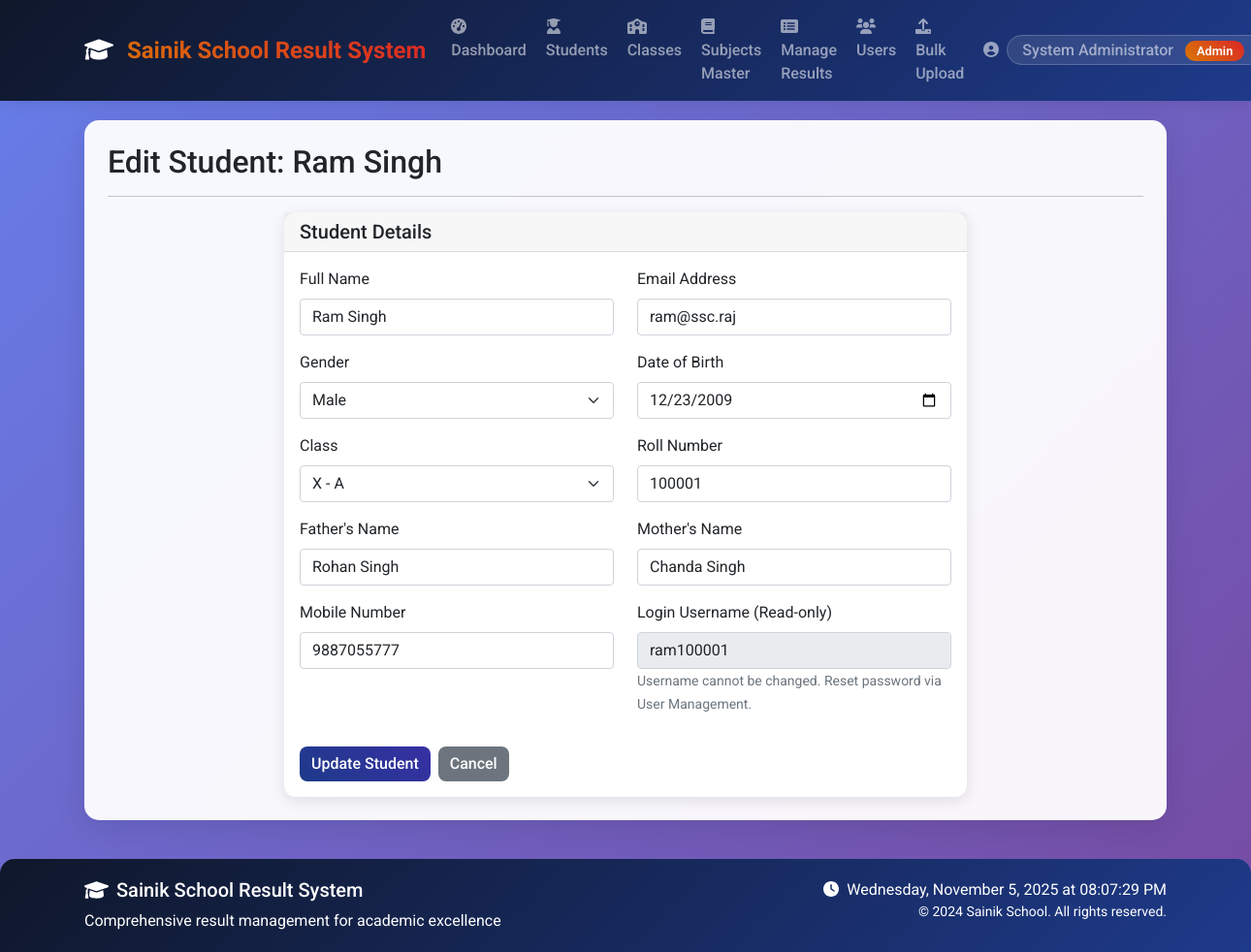
Screenshot of /admin/edit_student/1 (signed in) with the database file from the repository.
### tables this page shows
CREATE TABLE users (
            id INTEGER PRIMARY KEY AUTOINCREMENT,
            username TEXT UNIQUE NOT NULL,
            password TEXT NOT NULL,
            role TEXT NOT NULL CHECK(role IN ('admin', 'teacher', 'student')),
            name TEXT NOT NULL,
            email TEXT,
            created_at TIMESTAMP DEFAULT CURRENT_TIMESTAMP
        , student_id INTEGER REFERENCES students(id));

CREATE TABLE students (
            id INTEGER PRIMARY KEY AUTOINCREMENT,
            student_id TEXT UNIQUE NOT NULL,
            full_name TEXT NOT NULL,
            gender TEXT NOT NULL CHECK(gender IN ('Male', 'Female', 'Other')),
            date_of_birth DATE NOT NULL,
            class_id INTEGER NOT NULL,
            roll_number INTEGER NOT NULL,
            fathers_name TEXT NOT NULL,
            mobile_number TEXT,
            mothers_name TEXT NOT NULL,
            created_at TIMESTAMP DEFAULT CURRENT_TIMESTAMP,
            updated_at TIMESTAMP DEFAULT CURRENT_TIMESTAMP, user_id INTEGER REFERENCES users(id),
            FOREIGN KEY (class_id) REFERENCES classes (id),
            UNIQUE(class_id, roll_number)
        );

CREATE TABLE classes (
            id INTEGER PRIMARY KEY AUTOINCREMENT,
            class_name TEXT NOT NULL UNIQUE,
            section TEXT,
            teacher_id INTEGER,
            FOREIGN KEY (teacher_id) REFERENCES users (id)
        );

### app.py (the view)
@app.route('/admin/edit_student/<int:student_id>')
@login_required
def edit_student(student_id):
    if current_user.role != 'admin':
        flash('Access denied!', 'danger')
        return redirect(url_for('index'))
    student = Student.get_student_by_id(student_id)
    if not student:
        flash('Student not found!', 'danger')
        return redirect(url_for('manage_students'))
    classes = Class.get_all_classes()
    return render_template('edit_student.html', student=student, classes=classes)

### app.py (called while the page is built)
@login_manager.user_loader
def load_user(user_id):
    return LoginUser.get(user_id)

### auth.py (called while the page is built)
    @staticmethod
    def get(user_id):
        user = User.get_by_id(user_id)
        if user:
            return LoginUser(user.id, user.username, user.role, user.name)
        return None

### database.py (called while the page is built)
def get_db_connection():
    conn = sqlite3.connect('school_results.db')
    conn.row_factory = sqlite3.Row
    return conn

### models.py (called while the page is built)
    @staticmethod
    def get_by_id(user_id):
        conn = get_db_connection()
        user = conn.execute(
            'SELECT * FROM users WHERE id = ?', (user_id,)
        ).fetchone()
        conn.close()
        if user:
            return User(
                id=user['id'],
                username=user['username'],
                password=user['password'],
                role=user['role'],
                name=user['name'],
                email=user['email']
            )
        return None

    @staticmethod
    def get_student_by_id(student_id):
        conn = get_db_connection()
        student = conn.execute('''
            SELECT s.*, c.class_name, c.section, u.username, u.email
            FROM students s
            JOIN classes c ON s.class_id = c.id
            JOIN users u ON s.user_id = u.id
            WHERE s.id = ?
        ''', (student_id,)).fetchone()
        conn.close()
        return student

    @staticmethod
    def get_all_classes():
        conn = get_db_connection()
        try:
            classes = conn.execute('''
                SELECT c.*, u.name as teacher_name,
                       (SELECT COUNT(*) FROM student_enrollment WHERE class_id = c.id) as student_count
                FROM classes c
                LEFT JOIN users u ON c.teacher_id = u.id
                ORDER BY c.class_name, c.section
            ''').fetchall()
            conn.close()
            return classes
        except Exception as e:
            conn.close()
            return []

### templates/edit_student.html (shortened to what this page needs)
{% extends "base.html" %}
{% block content %}
<div class="row">
    <div class="col-12">
        <h2>Edit Student: {{ student.full_name }}</h2>
        <hr>
    </div>
</div>
<div class="row">
    <div class="col-md-8 offset-md-2">
        <div class="card">
            <div class="card-header">
                <h5 class="card-title mb-0">Student Details</h5>
            </div>
            <div class="card-body">
                <form id="editStudentForm"
                      action="{{ url_for('update_student', student_id=student.id) }}"
                      method="POST">
                    <div class="row">
                        <div class="col-md-6 mb-3">
                            <label for="full_name" class="form-label">Full Name</label>
                            <input type="text" class="form-control" id="full_name" name="full_name" value="{{ student.full_name }}" required>
                        </div>
                        <div class="col-md-6 mb-3">
                            <label for="email" class="form-label">Email Address</label>
                            <input type="email" class="form-control" id="email" name="email" value="{{ student.email }}" required>
                        </div>
                    </div>
                    <div class="row">
                        <div class="col-md-6 mb-3">
                            <label for="gender" class="form-label">Gender</label>
                            <select class="form-select" id="gender" name="gender" required>
                                <option value="Male" {% if student.gender == 'Male' %}selected{% endif %}>Male</option>
                            </select>
                        </div>
                         <div class="col-md-6 mb-3">
                            <label for="date_of_birth" class="form-label">Date of Birth</label>
                            <input type="date" class="form-control" id="date_of_birth" name="date_of_birth" value="{{ student.date_of_birth }}" required>
                        </div>
                    </div>
                    <div class="row">
                        <div class="col-md-6 mb-3">
                            <label for="class_id" class="form-label">Class</label>
                            <select class="form-select" id="class_id" name="class_id" required>
                                {% for class in classes %}
                                <option value="{{ class.id }}" {% if student.class_id == class.id %}selected{% endif %}>
                                    {{ class.class_name }} - {{ class.section }}
                                </option>
                                {% endfor %}
                            </select>
                        </div>
                        <div class="col-md-6 mb-3">
                            <label for="roll_number" class="form-label">Roll Number</label>
                            <input type="number" class="form-control" id="roll_number" name="roll_number" value="{{ student.roll_number }}" required>
                        </div>
                    </div>
                    <div class="row">
                         <div class="col-md-6 mb-3">
                            <label for="fathers_name" class="form-label">Father's Name</label>
                            <input type="text" class="form-control" id="fathers_name" name="fathers_name" value="{{ student.fathers_name }}" required>
                        </div>
                        <div class="col-md-6 mb-3">
                            <label for="mothers_name" class="form-label">Mother's Name</label>
                            <input type="text" class="form-control" id="mothers_name" name="mothers_name" value="{{ student.mothers_name }}" required>
                        </div>
                    </div>
                    <div class="row">
                         <div class="col-md-6 mb-3">
                            <label for="mobile_number" class="form-label">Mobile Number</label>
                            <input type="tel" class="form-control" id="mobile_number" name="mobile_number" value="{{ student.mobile_number }}">
                        </div>
                        <div class="col-md-6 mb-3">
                            <label for="username" class="form-label">Login Username (Read-only)</label>
                            <input type="text" class="form-control" id="username" name="username" value="{{ student.username }}" readonly disabled>
                            <small class="form-text text-muted">Username cannot be changed. Reset password via User Management.</small>
                        </div>
                    </div>
                    <div class="d-flex gap-2 mt-3">
                        <button type="submit" class="btn btn-primary">Update Student</button>
                        <a href="{{ url_for('manage_students') }}" class="btn btn-secondary">Cancel</a>
                    </div>
                </form>
            </div>
        </div>
    </div>
</div>
{% endblock %}

### templates/base.html (shortened to what this page needs)
<!DOCTYPE html>
<html lang="en">
<head>
    <link href="https://cdn.jsdelivr.net/npm/bootstrap@5.1.3/dist/css/bootstrap.min.css" rel="stylesheet">
    <link rel="stylesheet" href="https://cdnjs.cloudflare.com/ajax/libs/font-awesome/6.0.0/css/all.min.css">
</head>
<body>
    <nav class="navbar navbar-expand-lg navbar-dark bg-primary sticky-top">
        <div class="container">
            <a class="navbar-brand" href="{{ url_for('index') }}">
                <i class="fas fa-graduation-cap me-2"></i>
                Sainik School Result System
            </a>
            <div class="collapse navbar-collapse" id="navbarNav">
                <ul class="navbar-nav me-auto">
                    {% if current_user.is_authenticated %}
                        {% if current_user.role == 'admin' %}
                            <li class="nav-item">
                                <a class="nav-link" href="{{ url_for('admin_dashboard') }}">
                                    <i class="fas fa-tachometer-alt me-1"></i>Dashboard
                                </a>
                            </li>
                            <li class="nav-item">
                                <a class="nav-link" href="{{ url_for('manage_students') }}">
                                    <i class="fas fa-user-graduate me-1"></i>Students
                                </a>
                            </li>
                            <li class="nav-item">
                                <a class="nav-link" href="{{ url_for('manage_classes') }}">
                                    <i class="fas fa-school me-1"></i>Classes
                                </a>
                            </li>
                            <li class="nav-item">
                                <a class="nav-link" href="{{ url_for('manage_subjects_master') }}">
                                    <i class="fas fa-book me-1"></i>Subjects Master
                                </a>
                            </li>
                            <li class="nav-item">
                                <a class="nav-link" href="{{ url_for('manage_all_results') }}">
                                    <i class="fas fa-list-alt me-1"></i>Manage Results
                                </a>
                            </li>
                            <li class="nav-item">
                                <a class="nav-link" href="{{ url_for('manage_users') }}">
                                    <i class="fas fa-users me-1"></i>Users
                                </a>
                            </li>
                            <li class="nav-item">
                                <a class="nav-link" href="{{ url_for('upload_data') }}">
                                    <i class="fas fa-upload me-1"></i>Bulk Upload
                                </a>
                            </li>
                        {% endif %}
                    {% endif %}
                </ul>
                <div class="navbar-nav ms-auto">
                    {% if current_user.is_authenticated %}
                        <div class="nav-item dropdown">
                            <a class="nav-link dropdown-toggle" href="#" id="navbarDropdown" role="button" data-bs-toggle="dropdown">
                                <i class="fas fa-user-circle me-1"></i>
                                <span class="welcome-text">
                                    {{ current_user.name }}
                                    <span class="role-badge ms-2">{{ current_user.role|title }}</span>
                                </span>
                            </a>
                        </div>
                    {% else %}
                        <a class="nav-link" href="{{ url_for('login') }}">
                            <i class="fas fa-sign-in-alt me-1"></i>Login
                        </a>
                    {% endif %}
                </div>
            </div>
        </div>
    </nav>
    <div class="container">
        <div class="main-container p-4">
            {% block content %}{% endblock %}
        </div>
    </div>
    <footer class="footer">
        <div class="container">
            <div class="row">
                <div class="col-md-6">
                    <h5><i class="fas fa-graduation-cap me-2"></i>Sainik School Result System</h5>
                    <p class="mb-0">Comprehensive result management for academic excellence</p>
                </div>
                <div class="col-md-6 text-md-end">
                    <p class="mb-0">
                        <i class="fas fa-clock me-1"></i>
                        <span id="current-time"></span>
                    </p>
                    <p class="mb-0 small">
                        &copy; 2024 Sainik School. All rights reserved.
                    </p>
                </div>
            </div>
        </div>
    </footer>
</body>
</html>

### templates/base.html (style rules this page uses)
:root { --sainik-blue: #1e3a8a; --sainik-red: #dc2626; --sainik-gold: #d97706; --sainik-dark: #0f172a; }
body { font-family: 'Roboto', sans-serif; background: linear-gradient(135deg, #667eea 0%, #764ba2 100%); min-height: 100vh; }
.main-container { background: rgba(255, 255, 255, 0.95); backdrop-filter: blur(10px); border-radius: 15px; box-shadow: 0 8px 32px rgba(0, 0, 0, 0.1); margin-top: 20px; margin-bottom: 20px; min-height: calc(100vh - 140px); }
.navbar-brand { font-weight: 700; font-size: 1.5rem; background: linear-gradient(45deg, var(--sainik-gold), var(--sainik-red)); -webkit-background-clip: text; -webkit-text-fill-color: transparent; background-clip: text; }
.navbar { background: linear-gradient(135deg, var(--sainik-dark), var(--sainik-blue)) !important; box-shadow: 0 2px 15px rgba(0, 0, 0, 0.1); }
.nav-link { font-weight: 500; transition: all 0.3s ease; border-radius: 5px; margin: 0 2px; }
.welcome-text { background: rgba(255, 255, 255, 0.1); padding: 5px 15px; border-radius: 20px; border: 1px solid rgba(255, 255, 255, 0.2); }
.footer { background: linear-gradient(135deg, var(--sainik-dark), var(--sainik-blue)); color: white; padding: 20px 0; margin-top: 40px; border-radius: 15px 15px 0 0; }
.role-badge { background: linear-gradient(45deg, var(--sainik-gold), var(--sainik-red)); color: white; padding: 3px 12px; border-radius: 15px; font-size: 0.8rem; font-weight: 600; }
.card { transition: all 0.3s ease; border: none; border-radius: 12px; box-shadow: 0 4px 15px rgba(0, 0, 0, 0.1); }
.btn { border-radius: 8px; font-weight: 500; transition: all 0.3s ease; border: none; }
.btn-primary { background: linear-gradient(45deg, var(--sainik-blue), #3730a3); }

### rows the page displays
users: name "System Administrator", role "Admin"
students: full_name "Ram Singh", gender "Male", date_of_birth "12/23/2009", class_id "X - A", roll_number "100001", fathers_name "Rohan Singh", mothers_name "Chanda Singh", mobile_number "9887055777"
users: email "ram@ssc.raj", username "ram100001"
